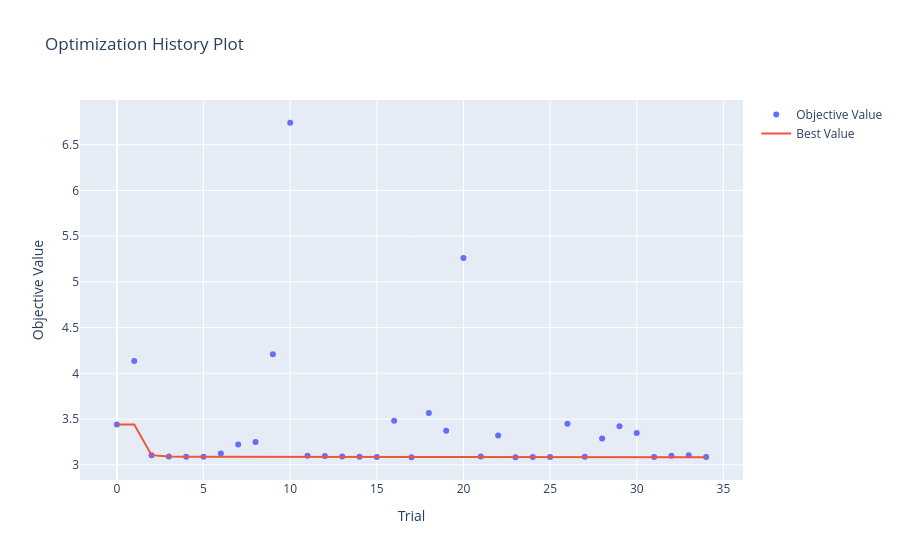

Source (notebook cell):
### Code cell
optuna.visualization.plot_optimization_history(study)

### Figure 1 — Plotly figure (JSON) as saved in the notebook; plotly's stock layout.template omitted (floating-point values rounded to 4 significant figures)
{"data": [{"mode": "markers", "name": "Objective Value", "type": "scatter", "x": [0, 1, 2, 3, 4, 5, 6, 7, 8, 9, 10, 11, 12, 13, 14, 15, 16, 17, 18, 19, 20, 21, 22, 23, 24, 25, 26, 27, 28, 29, 30, 31, 32, 33, 34], "y": [3.439, 4.135, 3.105, 3.092, 3.088, 3.088, 3.124, 3.221, 3.25, 4.209, 6.741, 3.098, 3.095, 3.092, 3.087, 3.086, 3.482, 3.083, 3.565, 3.373, 5.262, 3.09, 3.32, 3.082, 3.086, 3.086, 3.449, 3.088, 3.288, 3.422, 3.346, 3.086, 3.098, 3.105, 3.085]}, {"mode": "lines", "name": "Best Value", "type": "scatter", "x": [0, 1, 2, 3, 4, 5, 6, 7, 8, 9, 10, 11, 12, 13, 14, 15, 16, 17, 18, 19, 20, 21, 22, 23, 24, 25, 26, 27, 28, 29, 30, 31, 32, 33, 34], "y": [3.439, 3.439, 3.105, 3.092, 3.088, 3.088, 3.088, 3.088, 3.088, 3.088, 3.088, 3.088, 3.088, 3.088, 3.087, 3.086, 3.086, 3.083, 3.083, 3.083, 3.083, 3.083, 3.083, 3.082, 3.082, 3.082, 3.082, 3.082, 3.082, 3.082, 3.082, 3.082, 3.082, 3.082, 3.082]}, {"marker": {"color": "#cccccc"}, "mode": "markers", "name": "Infeasible Trial", "showlegend": false, "type": "scatter", "x": [], "y": []}], "layout": {"title": {"text": "Optimization History Plot"}, "xaxis": {"title": {"text": "Trial"}}, "yaxis": {"title": {"text": "Objective Value"}}}}
